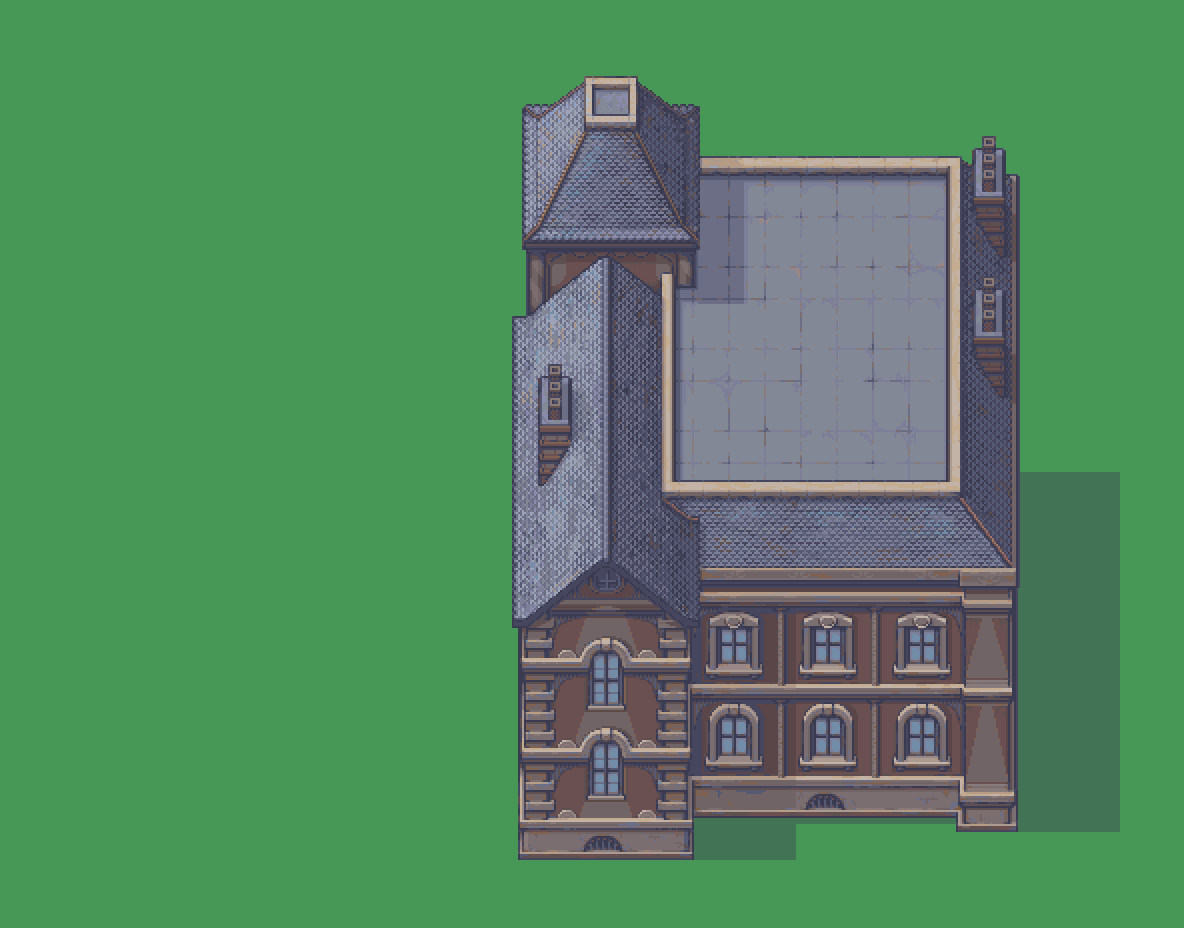

Tiled map render using the project's own tile images. Description and the map definition, with tile-layer contents summarised, below:
An orthogonal 37x29 tile map with 32x32 px tiles, 2 tile layers (Ground, Collision), 3 tilesets and 1 object.

<map version="1.10" tiledversion="1.11.2" orientation="orthogonal" renderorder="right-down" width="37" height="29" tilewidth="32" tileheight="32" infinite="0" nextlayerid="4" nextobjectid="3">
 <tileset firstgid="1" name="Game_Maker_Studio_Autotiles_32x32" tilewidth="32" tileheight="32" tilecount="1248" columns="12">
  <image source="graphics/tilesets/Game_Maker_Studio_Autotiles_32x32.png" width="384" height="3328" />
 </tileset>
 <tileset firstgid="1249" name="1_Generic_32x32" tilewidth="32" tileheight="32" tilecount="1248" columns="16">
  <image source="graphics/tilesets/1_Generic_32x32.png" width="512" height="2496" />
 </tileset>
 <tileset firstgid="2497" name="24_Additional_Houses_32x32" tilewidth="32" tileheight="32" tilecount="8992" columns="32">
  <image source="graphics/tilesets/24_Additional_Houses_32x32.png" width="1024" height="8992" />
 </tileset>
 <layer id="1" name="Ground" width="37" height="29">
  <data>[1073 cells, 1073 non-empty, 1 distinct tile ids]</data>
 </layer>
 <layer id="2" name="Collision" width="37" height="29">
  <properties>
   <property name="collides" type="bool" value="true" />
  </properties>
  <data>[1073 cells, 500 non-empty, 500 distinct tile ids]</data>
 </layer>
 <objectgroup id="3" name="Portals">
  <object id="2" x="512" y="864" width="64" height="64">
   <properties>
    <property name="isOneShot" type="bool" value="false" />
    <property name="targetMap" value="../res/Level 1.tmx" />
    <property name="targetPosX" type="float" value="64" />
    <property name="targetPosY" type="float" value="64" />
    <property name="triggerType" value="ON_ENTER_ZONE" />
   </properties>
  </object>
 </objectgroup>
</map>
